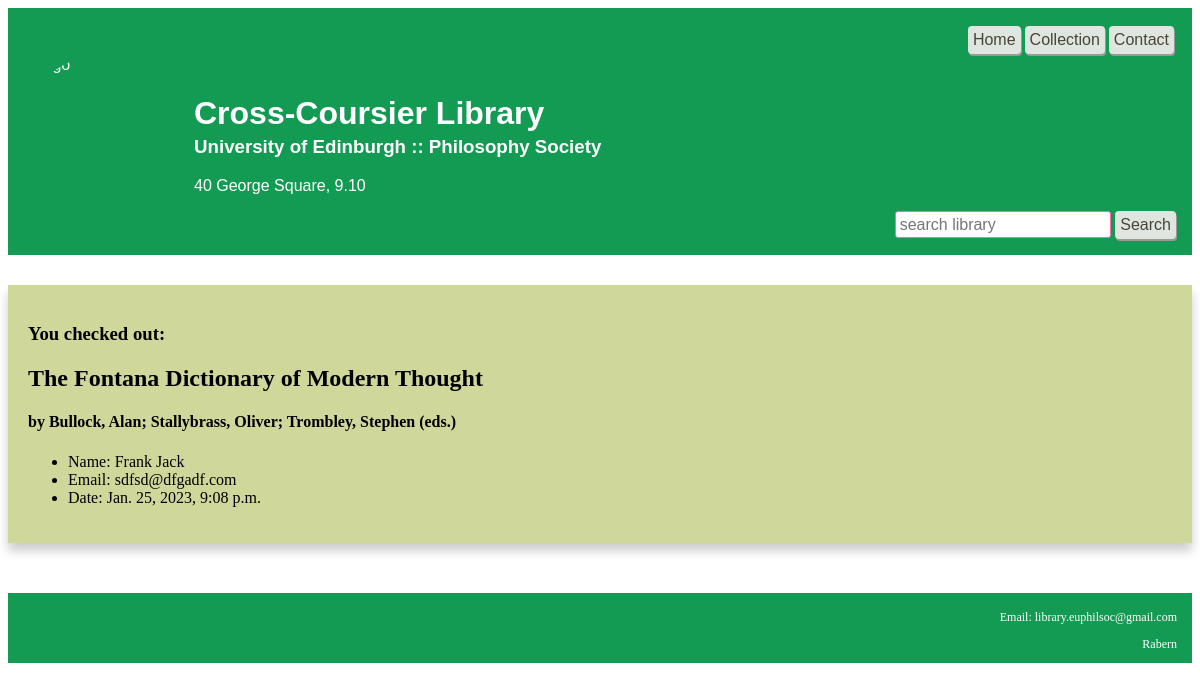
The app's page /library/confirm/3/, older data.
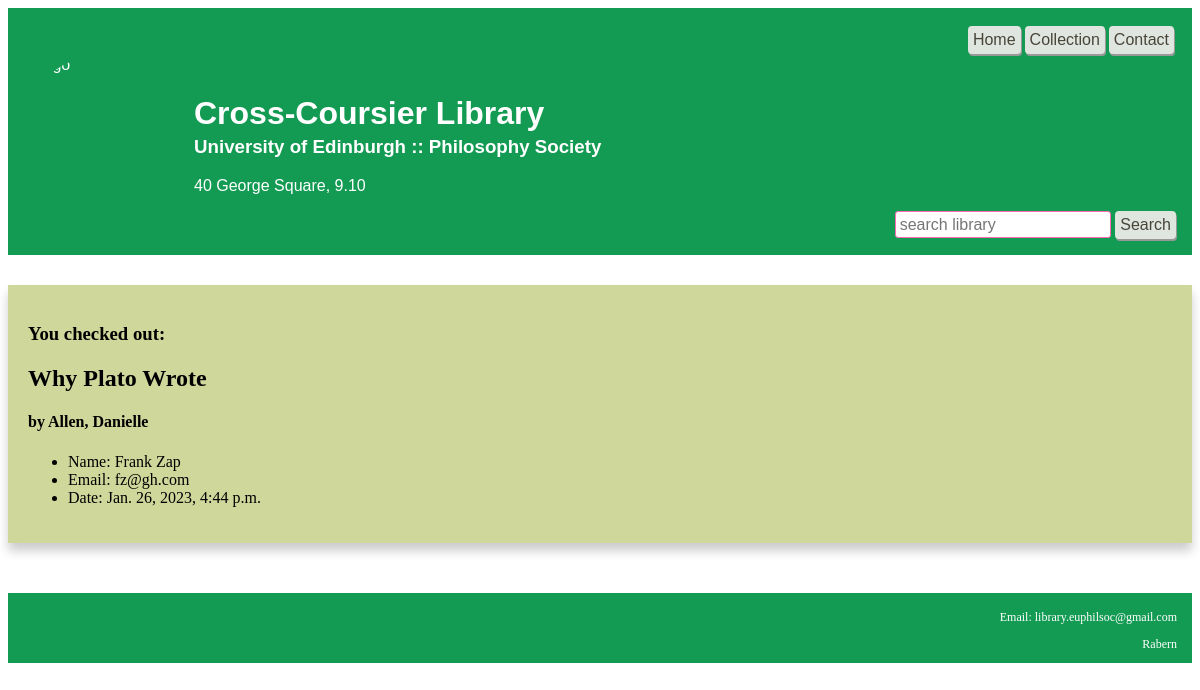
The same page, newer data.
### libraryapp/models.py (models this page shows, shortened)
class Borrow(models.Model):
    checked_out=models.DateTimeField(auto_now_add = True)
    borrower_name=models.CharField(max_length =50)
    borrower_email=models.EmailField(max_length=50)
    book=models.ForeignKey(
        Book,
        related_name="book",
        on_delete=models.CASCADE)

class Book(models.Model):
    call_number = models.CharField(max_length =50)
    author = models.CharField(max_length =100)
    title = models.CharField(max_length =100)
    year = models.CharField(max_length =50)
    publisher = models.CharField(max_length =100)
    isbn = models.CharField(max_length =100)
    inventory = models.SmallIntegerField()
    available = models.SmallIntegerField()
    language = models.CharField(max_length =100)
    notes = models.TextField(null=True)

### libraryapp/views.py (the view)
# urls.py: path('confirm/<int:id>/', confirm, name ="confirm"),
def confirm(request,id):
    borrow = Borrow.objects.get(id=id)
    context = {"borrow": borrow}
    return render(request, "library/confirm.html", context)

### libraryapp/templates/library/confirm.html (shortened to what this page needs)
{% extends 'base.html' %}
{% block content %}
<div class="card">
    <div class="container">
<h3> You checked out:</h3>
        <h2><b>{{ borrow.book.title}}</b></h2>
        <h4> by {{ borrow.book.author }}</h4>
<ul>
    <li>Name: {{borrow.borrower_name}}</li>
    <li>Email: {{borrow.borrower_email}}</li>
    <li>Date: {{borrow.checked_out}}</li>
</ul>
</div>
</div>
{% endblock content %}

### libraryapp/templates/base.html (shortened to what this page needs)
{% load static %}
<!DOCTYPE html>
<html lang="en">
  <head>
    <link rel="stylesheet" href="{% static 'css/books.css' %}" />
  </head>
  <body>
    <header>
      <div class="header">
       <div id="topdiv" > <button class="hbut" onclick="location.href = '{% url 'home'%}'">Home</button><button class="hbut"  onclick="location.href = '{% url 'list' %}'">Collection</button><button class="hbut"  onclick="location.href = '{% url 'contact' %}'">Contact</button>  </div>
        <img class="headimg" src="https://pbs.twimg.com/profile_images/1372636102549471236/tb9NPbI6_400x400.jpg" alt="logo" />
        <h1>Cross-Coursier Library</h1>
        <h3>University of Edinburgh :: Philosophy Society </h3>
        <p>40 George Square, 9.10 </p>
      </div>
      <nav align="right">
        <form  method=POST action={% url 'search' %}>
          <input  class="my-input" type="search" list="books" autofocus placeholder="search library" aria-label="Search" autocomplete="off" name="searched">
          <button type="submit">Search</button>
        </nav>
    </header>
    <main>{% block content %} {% endblock content %}</main>
    <footer>
      <div class="footy"><p>Email: library.euphilsoc@gmail.com</p></div>
      <div class="footy"><p>Rabern</p></div></footer>
  </body>
</html>

### libraryapp/static/css/books.css (style rules this page uses)
header { color:white; background-color: #139b53; padding: 1em 1em; margin-bottom: 30px; font-family: Arial, Helvetica, sans-serif; }
.headimg { border-radius: 50%; max-height:200px; max-width:200px; }
#topdiv { text-align: right; }
.footy { text-align: right; }
.hbut { margin: 2px; }
.header img { float: left; width: 150px; height: 150px; }
.header h1 { position: relative; top: 18px; left: 20px; }
.header h3 { position: relative; left: 20px; }
.header p { position: relative; left: 20px; }
form input { padding: 0.2em; border: 1px solid hotpink; border-radius: 3px; font-size: 1em; }
footer { background-color: #139b53; height: 60px; padding: 5px 15px; font-size: 12px; color: white; margin-top: 50px; }
.card { background-color: #cfd79b; box-shadow: 0 8px 10px 0 rgba(0,0,0,0.2); }
.container { padding: 20px; }
button { padding: 5px 5px; font-size: 16px; cursor: pointer; text-align: center; text-decoration: none; color: #484538; background-color: #dfe6e0; border: none; border-radius: 4px; box-shadow: 1px 2px #999; }

Row changes from the older to the newer data that the page shows:
changed Borrow: book "The Fontana Dictionary of Modern Thought" → "Why Plato Wrote"; book.author "Bullock, Alan; Stallybrass, Oliver; Trombley, Stephen (eds.)" → "Allen, Danielle"; borrower_name "Frank Jack" → "Frank Zap"; borrower_email "sdfsd@dfgadf.com" → "fz@gh.com"; checked_out "Jan. 25, 2023, 9:08 p.m." → "Jan. 26, 2023, 4:44 p.m."
